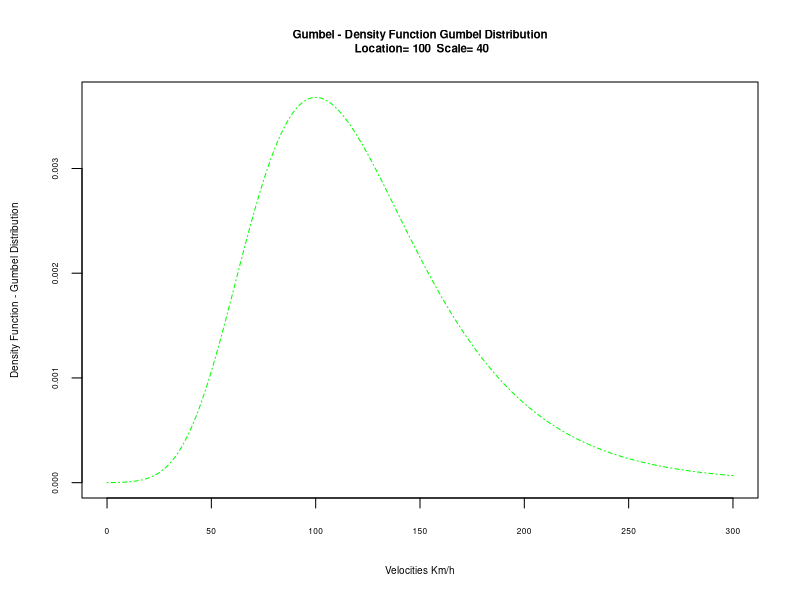
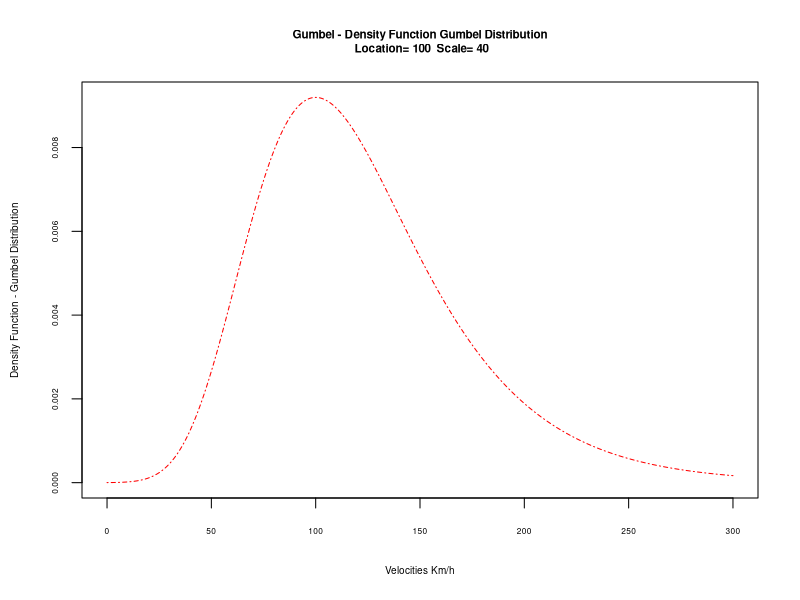
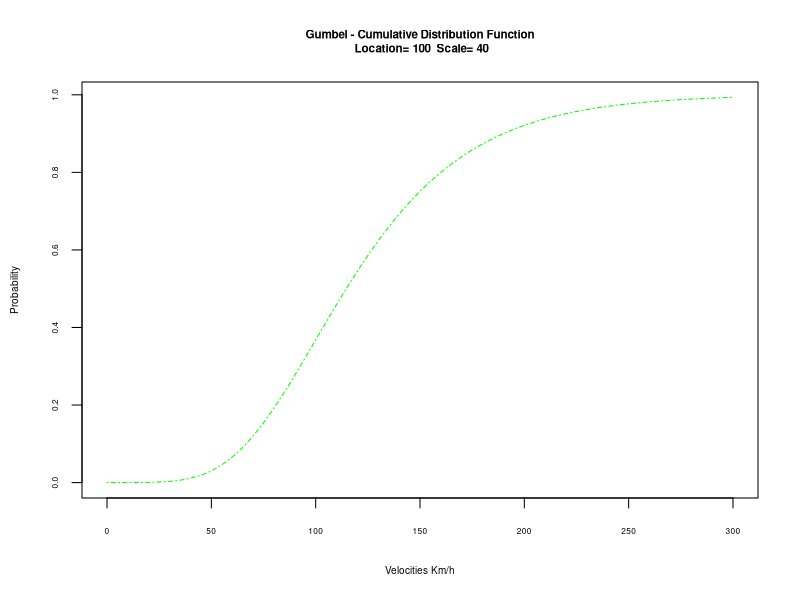
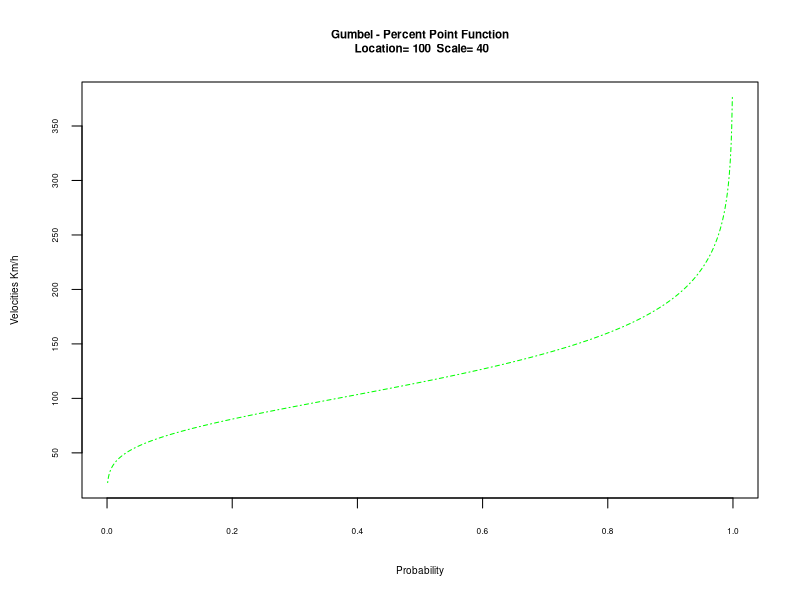
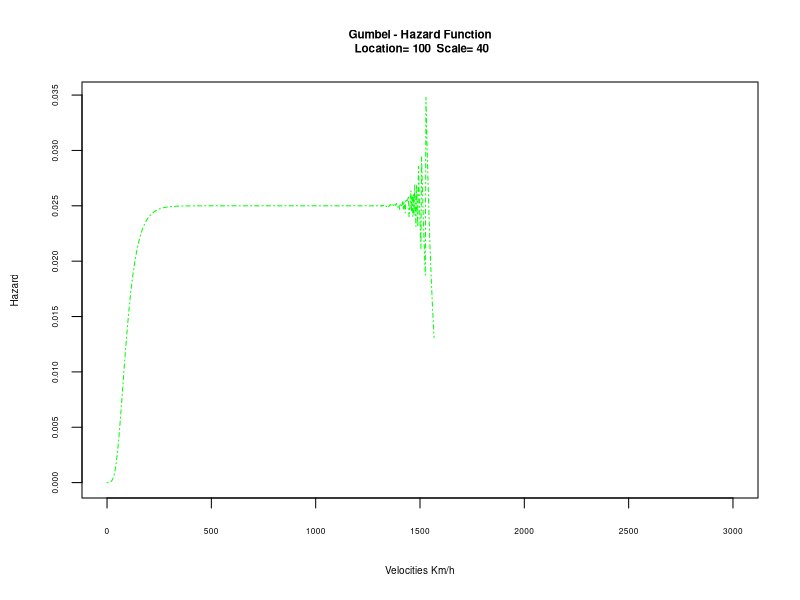
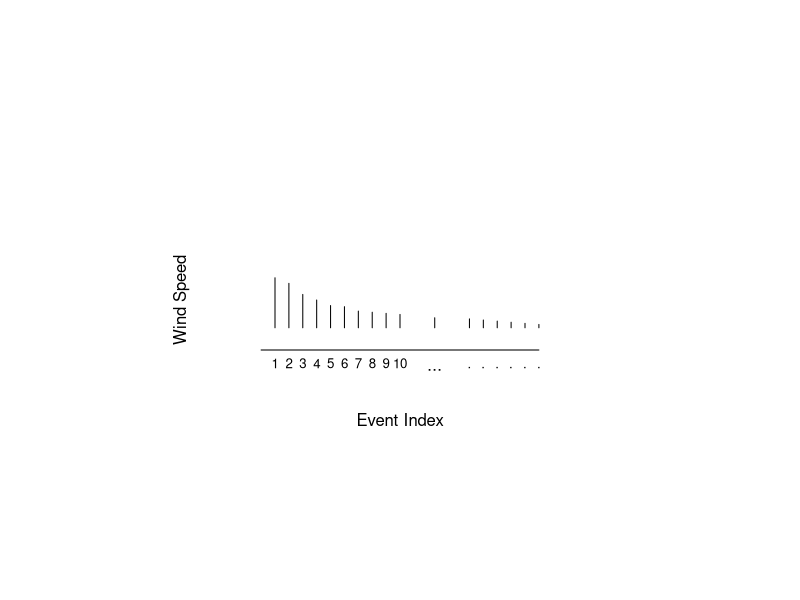
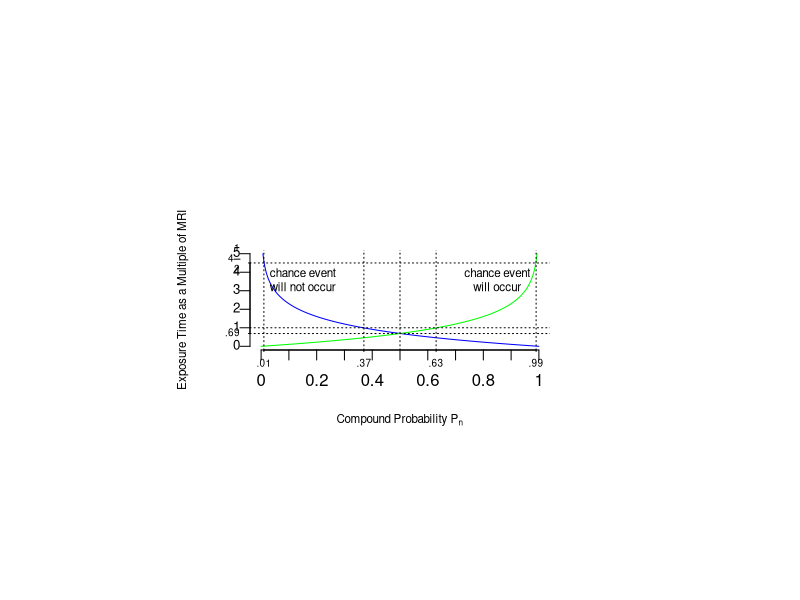
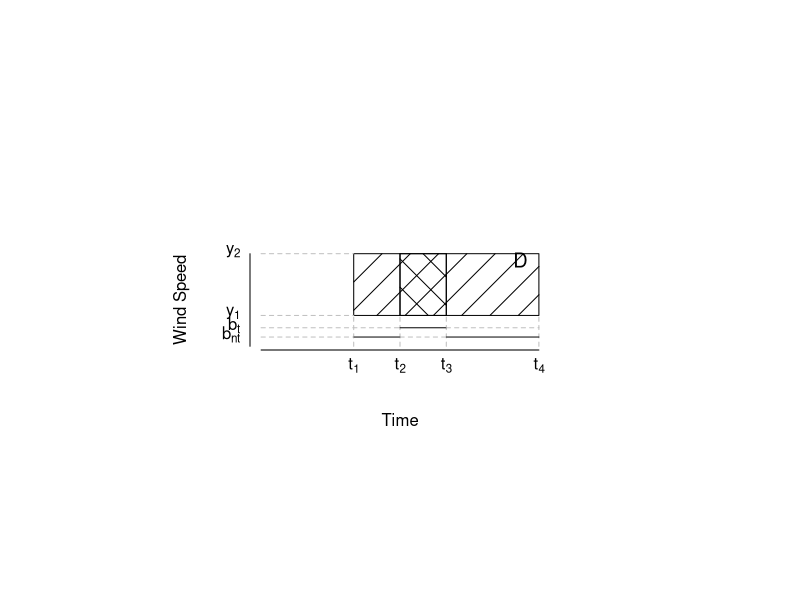

Write R code to recreate these figures, in order. (Note: this script raises an error after producing the figures.)
## ---- chunk 1
library("RcmdrMisc")
## ---- chunk 2
library(knitr)
def.chunk.hook  <- knitr::knit_hooks$get("chunk")
knitr::knit_hooks$set(chunk = function(x, options) {
  x <- def.chunk.hook(x, options)
  ifelse(options$size != "normalsize", paste0("\n \\", options$size,"\n\n", x, "\n\n \\normalsize"), x)
})
## ---- chunk 3
location = 100
scale = 40
.x <- seq(0, 300, length.out=1000)
pdfG <- function(x) {
  1/location *exp(-(x-location)/scale)*exp(-exp(-(x-location)/scale))
  }
.y = pdfG(.x)
plot(.x, .y, col="green", lty=4, 
     xlab="Velocities Km/h", ylab="Density Function - Gumbel Distribution", 
     main=paste("Gumbel - Density Function Gumbel Distribution\n", "Location=", 
     round(location,2), " Scale=", round(scale,2)), type="l", 
     cex.axis = 0.5, cex.lab= 0.6, cex.main=0.7, cex.sub=0.6)
## ---- chunk 4
location = 100
scale = 40
.x <- seq(0, 300, length.out=1000)
dfG = dgumbel(.x, location=location, scale=scale)
plot(.x, dfG, col="red", lty=4, 
     xlab="Velocities Km/h", ylab="Density Function - Gumbel Distribution", 
     main=paste("Gumbel - Density Function Gumbel Distribution\n", "Location=", 
     round(location,2), " Scale=", round(scale,2)), type="l", 
     cex.axis = 0.5, cex.lab= 0.6, cex.main=0.7, cex.sub=0.6)
## ---- chunk 5
location = 100
scale = 40
.x <- seq(0, 300, length.out=1000)
cdfG <- function(x) {
  exp(-exp(-(x-location)/scale))
  }
.y = cdfG(.x)
plot(.x, .y, col="green", lty=4, 
     xlab="Velocities Km/h", ylab="Probability", 
     main=paste("Gumbel - Cumulative Distribution Function\n", "Location=", 
     round(location,2), " Scale=", round(scale,2)), type="l", 
     cex.axis = 0.5, cex.lab= 0.6, cex.main=0.7, cex.sub=0.6)
## ---- chunk 6
location = 100
scale = 40
.x <- seq(0, 1, length.out=1000)
ppfG <- function(x) {
  location - (scale*log(-log(x)))
  }
.y = ppfG(.x)
plot(.x, .y, col="green", lty=4, 
     ylab="Velocities Km/h", xlab="Probability", 
     main=paste("Gumbel - Percent Point Function\n", "Location=", 
     round(location,2), " Scale=", round(scale,2)), type="l", 
     cex.axis = 0.5, cex.lab= 0.6, cex.main=0.7, cex.sub=0.6)
## ---- chunk 7
location = 100
scale = 40
.x <- seq(0, 3000, length.out=1000)
hfG <- function(x) {
  (1/scale)*(exp(-(x-location)/scale))/(exp(exp(-(x-location)/scale))-1)
  }
.y = hfG(.x)
plot(.x, .y, col="green", lty=4, 
     xlab="Velocities Km/h", ylab="Hazard", 
     main=paste("Gumbel - Hazard Function\n", "Location=", 
     round(location,2), " Scale=", round(scale,2)), type="l", 
     cex.axis = 0.5, cex.lab= 0.6, cex.main=0.7, cex.sub=0.6)
#library(reliaR)
#plot(.x, hgumbel(.x, mu=location, sigma=scale))
#plot(.x, hra.gumbel(.x, mu=location, sigma=scale))
## ---- chunk 8
par(pin = c(3, 1))
plot(1, type="n", xlab="Event Index", ylab="Wind Speed", 
     xlim=c(0,200), ylim= c(0,50), xaxt ="n", yaxt="n", bty="n", asp = 0.8)
x1 = seq(from=10, to=100, by=10)
y1 = c(45, 40, 30, 25, 20, 19, 15, 14, 13, 12)
text(x=x1,  par("usr")[3], 
     labels = x1/10, srt = 0, pos = 1, xpd = TRUE, cex=0.8)
for (i in 1:10) lines(x=c(x1[i],x1[i]), y=c(0,y1[i]))
lines(x=c(125,125), y=c(0,9))
text(x=125,  par("usr")[3], 
     labels = "..." , srt = 0, pos = 1, xpd = TRUE)
x1 = seq(from=150, to=200, by=10)
y1 = c(8, 7, 6, 5, 4, 3)
for (i in 1:10) lines(x=c(x1[i],x1[i]), y=c(0,y1[i]))
text(x=x1,  par("usr")[3], 
     labels = "." , srt = 0, pos = 1, xpd = TRUE, cex=0.8)
axis(1, labels=FALSE, tick=TRUE, col.axis="black", lwd.ticks=0)
## ---- chunk 9
plot(1, type="n", xlab=expression(paste("Compound Probability ", P[n])), ylab="Exposure Time as a Multiple of MRI", 
     xlim=c(0,1), ylim= c(0,2500), xaxt ="n", yaxt="n", bty="n", cex.lab=0.7)

y1 = c(0, 500,1000,1500,2000,2500)
text(y=y1,  x=par("usr")[1], 
     labels = y1/500, srt = 0, pos = 2, xpd = TRUE, cex=0.8)
y1 = 500*0.69
text(y=y1,  x=par("usr")[1], 
     labels = ".69", srt = 0, pos = 2, xpd = TRUE, cex=0.6)
y1 = 2250
text(y=y1,  x=par("usr")[1], 
     labels = expression(paste("4",frac(1,2))), srt = 0, pos = 2, xpd = TRUE, cex=0.6)

npn <- function(x) (1-(1/500))^x #Event will not occur
n = seq(from=0, to=2500, by=1)
mynpn = npn(n)

lines(x=mynpn,y=n, col= "blue")

pn <- function(x) 1-(1-(1/500))^x #Event will occur
mypn= pn(n)
lines(x=mypn,y=n, col= "green")

text(x=c(0.01, 0.37,0.63, 0.99),  par("usr")[3], 
     labels = c(".01",".37",".63",".99") , srt = 0, pos = 1, xpd = TRUE, cex=0.6)

axis(1, at= seq(from=0, to=1, by= 0.1), labels=seq(from=0, to=1, by= 0.1), tick=TRUE, col.axis="black", cex=0.8)

axis(2, at=c(0, 500,1000,1500,2000,2500),labels=FALSE, tick=TRUE, col.axis="black")
axis(2, at=c(345, 2250),labels=FALSE, tick=TRUE, col.axis="black", tck=-0.015)
axis(1, at=c(0.01,.37,.63,0.99),labels=FALSE, tick=TRUE, col.axis="black", tck=-0.015)

abline(v=c(0.01, 0.37,0.5, 0.63,0.99), lty="dotted")
abline(h=c(345,500, 2250), lty="dotted")
text(x=0.15,  y=1800, 
     labels = "chance event\nwill not occur", cex=0.7)
text(x=0.85,  y=1800, 
     labels = "chance event\nwill occur", cex=0.7)
## ---- chunk 10
plot(1, type="n", xlab="Time", ylab="Wind Speed", 
     xlim=c(0,30), ylim= c(0,30), xaxt ="n", yaxt="n", bty="n")
xpos=c(10,15,20,30)
xtick<-c(c(expression(t[1]), expression(t[2]), expression(t[3]), expression(t[4])))
text(x=xpos,  par("usr")[3], 
     labels = xtick, srt = 0, pos = 1, xpd = TRUE)

ypos=c(3,6,10,30)
ytick<-c(expression(b[nt]), expression(b[t]), expression(y[1]), expression(y[2]))
text(y=ypos,  x=par("usr")[1], 
     labels = ytick, srt = 0, pos = 2, xpd = TRUE)

rect(10,10,30,30, density = 5, col= NA, border="black")


lines(x=c(10,10), y=c(0,10), lty="dashed", col = "gray")
lines(x=c(30,30), y=c(0,10), lty="dashed", col = "gray")
lines(x=c(0,10), y=c(10,10), lty="dashed", col = "gray")
lines(x=c(0,10), y=c(30,30), lty="dashed", col = "gray")
lines(x=c(15,15), y=c(10,30), col = "black")
lines(x=c(15,15), y=c(0,10),  lty="dashed", col = "gray")

lines(x=c(20,20), y=c(10,30),  col = "black")
lines(x=c(20,20), y=c(0,10), lty="dashed", col = "gray")

lines(x=c(10,15), y=c(3,3), col = "black")
lines(x=c(20,30), y=c(3,3), col = "black")
lines(x=c(0,10), y=c(3,3), lty="dashed", col = "gray")
lines(x=c(15,20), y=c(3,3), lty="dashed", col = "gray")

lines(x=c(15,20), y=c(6,6), col = "black")
lines(x=c(20,30), y=c(6,6),  lty="dashed", col = "gray")
lines(x=c(0,15), y=c(6,6), lty="dashed", col = "gray")

rect(15,10,20,30, density = 5, angle=-45, col= NA, border="black")
#x <- "\xD0"
#Encoding(x) <- "latin1"
text(28, 28, "D", cex=1.2)
axis(1, labels=FALSE, tick=TRUE, col.axis="black", lwd.ticks=0)
axis(2, labels=FALSE, tick=TRUE, col.axis="black", lwd.ticks=0)
## ---- chunk 11
include_graphics(path = "figure/domain3d.PNG")
## ---- chunk 12
include_graphics(path = "figure/durst.PNG")
